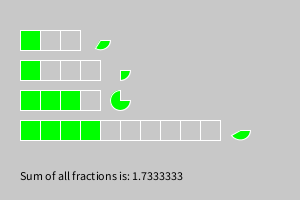
Frame 1 (no input)
Frame 60 (the mouse pressed at the canvas centre just before this capture): identical to frame 1, image omitted
Frame 120 (the mouse held since frame 60 and released just before this capture): identical to frame 1, image omitted

The Processing sketch that drew this single still picture (run headless with seeded random() and noise(); from frame 60 on, the mouse is pressed at the canvas centre):

// Processing sketch: Sketch_Lab_02_03_Fractions
// ── Sketch_Lab_02_03_Fractions.pde
// initialiseer objecten en variabelen
Fraction one, two, three, four;
//setup, execute 1 maal aan start van ons programma
// vul objecten met data
void setup() {
  size(300, 200);
  one = new Fraction(1, 3);
  two = new Fraction(1, 4);
  three = new Fraction(3, 4);
  four = new Fraction(4, 10);
}
//execute elk frame
void draw() {
  //zet achtergrond zodat dingen kunnen worden geüpdatetet
  background(200);
  // plaats onze rechthoeken/arc met de display method
  one.display(20, 30, 20, color(0, 255, 0));
  two.display(20, 60, 20, color(0, 255, 0));
  three.display(20, 90, 20, color(0, 255, 0));
  four.display(20, 120, 20, color(0, 255, 0));
  //zet tekstkleur op wit
  fill(0);
  //tel de fracties op met de getValue method, en plaats ze in een string op het scherm
  text("Sum of all fractions is: "+(one.getValue()+two.getValue()+three.getValue()+four.getValue()), 20, 180);
}

// ── Fraction.pde
//initialiseert class
class Fraction {
  //datamembers
  private int numerator, denominator;
  //CONSTRUCTOR FOR FRACTIONS 
  Fraction(int numerator, int denominator) {
    this.numerator=numerator;
    this.denominator=denominator;
  }
  //method display dat rechthoeken en arc weergeeft op basis van meegegeven argumenten
  void display(float x, float y, float size, color fillColour) {
    stroke(255);

    // itereert numerator aantal keren, schuift x positie van rechthoek met +size per keer
    //zet kleur op fillColour
    for (int i=0; i < numerator; i++) {
      fill(fillColour);
      rect(x+(i*size), y, size, size);
    }
    // itereert denominator aantal keren, schijft x positie van rechthoek met size per keer
    // zet fill uit waardoor gekleurde rechthoeken niet overschreven worden.
    for (int i=0; i < denominator; i++) {
      noFill();
      rect(x+(i*size), y, size, size);
    }
    //maakt een arc, beginnent op xpos x + aantal vierkanten + size, en ypos y+1/2size, van 0 graden tot 360*fractie graden
    fill(fillColour);
    arc(x+((size*denominator)+size), y+(0.5*size), size, size, 0, radians(360*(float(numerator)/float(denominator))), PIE);
  }

  //returned de waarde van de fractie in een float. ints moeten eerst getypecast worden voor ze gedeeld worden.
  float getValue() {
    return float(numerator)/float(denominator);
  }
}
